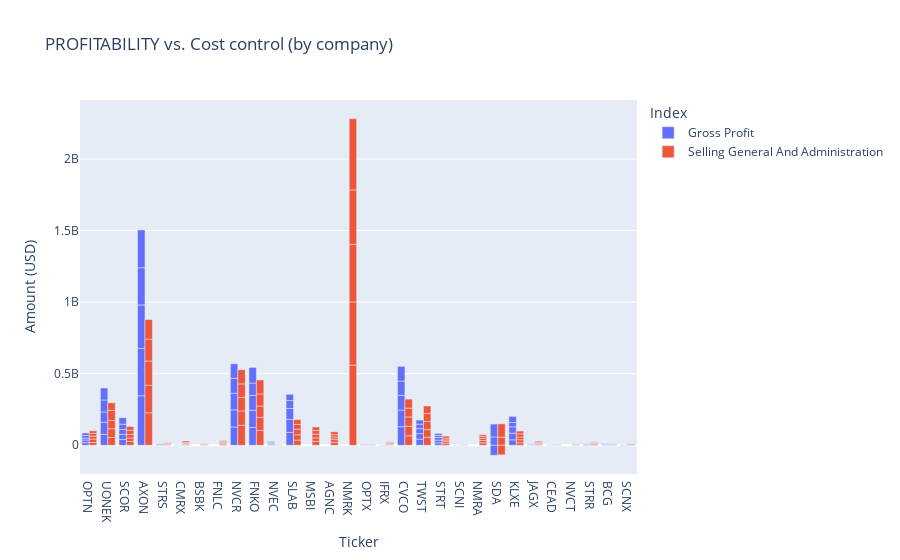

Here is the notebook cell this chart was saved with:
### Code cell
fig1 = px.bar(
    income,
    x='Ticker',
    y=['Gross Profit', 'Selling General And Administration'],
    barmode='group',
    title='PROFITABILITY vs. Cost control (by company)',
    labels={'value': 'Amount (USD)', 'variable': 'Index'}
)
fig1.show()

### Figure 1 — Plotly figure (JSON) as saved in the notebook; plotly's stock layout.template omitted (floating-point values rounded to 4 significant figures; data arrays with more than 128 entries replaced by an {"elided": "..."} marker saying what was removed)
{"data": [{"alignmentgroup": "True", "hovertemplate": "Index=Gross Profit<br>Ticker=%{x}<br>Amount (USD)=%{y}<extra></extra>", "legendgroup": "Gross Profit", "marker": {"color": "#636efa", "pattern": {"shape": ""}}, "name": "Gross Profit", "offsetgroup": "Gross Profit", "orientation": "v", "showlegend": true, "textposition": "auto", "type": "bar", "x": {"elided": "185 str values"}, "xaxis": "x", "y": {"elided": "185 int values"}, "yaxis": "y"}, {"alignmentgroup": "True", "hovertemplate": "Index=Selling General And Administration<br>Ticker=%{x}<br>Amount (USD)=%{y}<extra></extra>", "legendgroup": "Selling General And Administration", "marker": {"color": "#EF553B", "pattern": {"shape": ""}}, "name": "Selling General And Administration", "offsetgroup": "Selling General And Administration", "orientation": "v", "showlegend": true, "textposition": "auto", "type": "bar", "x": {"elided": "185 str values"}, "xaxis": "x", "y": {"elided": "185 int values"}, "yaxis": "y"}], "layout": {"autosize": true, "barmode": "group", "legend": {"title": {"text": "Index"}, "tracegroupgap": 0}, "title": {"text": "PROFITABILITY vs. Cost control (by company)"}, "xaxis": {"anchor": "y", "autorange": true, "domain": [0, 1], "range": [-0.5, 29.5], "title": {"text": "Ticker"}, "type": "category"}, "yaxis": {"anchor": "x", "autorange": true, "domain": [0, 1], "range": [-200700000.0, 2412000000.0], "title": {"text": "Amount (USD)"}, "type": "linear"}}}
